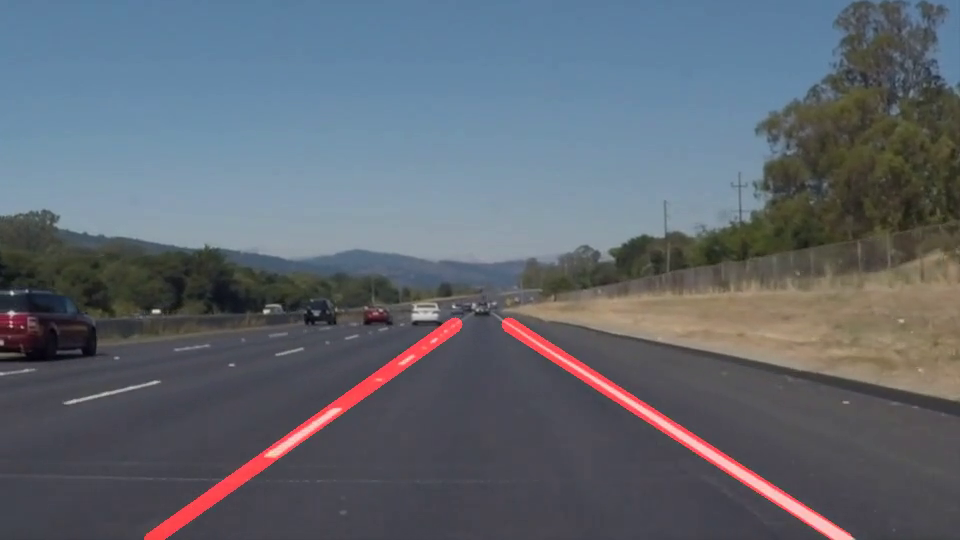
#> input picture frame 22 of white.mp4, 960 x 540 px, given in place of udc_sdc2.avi, which was not available
$ python P1_cont.py
#> lines starting #> are read from the running program, lines starting #| are printed output that depends on the picture; after the words box and inside, x2 and y2 are one past the last pixel; in counts of white or black regions, pixels touching at a corner belong together; pictures that were not available may be replaced by others from this repository, and a replacement may not be noted
#importing some useful packages
import matplotlib.pyplot as plt
import matplotlib.image as mpimg
import numpy as np
import cv2

import math

left_lane_prior = [None,None]
right_lane_prior = [None,None]
points_left_prior = []
points_right_prior = []


# [6 lines left out: function grayscale, not called in this run]
    # Or use BGR2GRAY if you read an image with cv2.imread()
    # return cv2.cvtColor(img, cv2.COLOR_BGR2GRAY)

def canny(img, low_threshold, high_threshold):
    """Applies the Canny transform"""
    return cv2.Canny(img, low_threshold, high_threshold)

def gaussian_blur(img, kernel_size):
    """Applies a Gaussian Noise kernel"""
    return cv2.GaussianBlur(img, (kernel_size, kernel_size), 0)

def region_of_interest(img, vertices):
    """
    Applies an image mask.

    Only keeps the region of the image defined by the polygon
    formed from `vertices`. The rest of the image is set to black.
    """
    #defining a blank mask to start with
    mask = np.zeros_like(img)

    #defining a 3 channel or 1 channel color to fill the mask with depending on the input image
    if len(img.shape) > 2:
        channel_count = img.shape[2]  # i.e. 3 or 4 depending on your image
        ignore_mask_color = (255,) * channel_count
    else:
        ignore_mask_color = 255

    #filling pixels inside the polygon defined by "vertices" with the fill color
    cv2.fillPoly(mask, vertices, ignore_mask_color)

    #returning the image only where mask pixels are nonzero
    masked_image = cv2.bitwise_and(img, mask)
    return masked_image

# [18 lines left out: function fit_curve, not called in this run]

def fit_average_line(lines, target_x, x_max, y_min, y_max, lane_prior):
    """
    Fit a straight line using the average of lines and mixing with lane_prior

    lane_prior is the prior lines intercept and slope
    """
    mix = 0.2
    lines = np.array(lines)

    if(len(lines) == 0):
        mix = 0
        b_avg = 0
        m_avg  = 0
    else:
        mix = 0.2
        b_list = lines[:,1]
        m_list = lines[:,0]
        b_avg = sum(b_list)/len(b_list)
        m_avg  = sum(m_list)/len(m_list)

    if( lane_prior[0] is not None or lane_prior[1] is not None):
        b_avg = b_avg * mix + lane_prior[1] * (1-mix)
        m_avg = m_avg * mix + lane_prior[0] * (1-mix)

    x_tmp = int(round((y_max-b_avg)/m_avg))
    y_tmp = int(round((m_avg*target_x + b_avg)))

    if(x_tmp < x_max and x_tmp > 0):
        line = [[x_tmp,y_max,int(round((y_min-b_avg)/m_avg)),round(y_min)]]
    else:
        line = [[target_x,y_tmp,int(round((y_min-b_avg)/m_avg)),round(y_min)]]

    return line, m_avg,b_avg


def draw_lines(img, lines, color=[255, 0, 0], thickness=13):
    """
    NOTE: this is the function you might want to use as a starting point once you want to
    average/extrapolate the line segments you detect to map out the full
    extent of the lane (going from the result shown in raw-lines-example.mp4
    to that shown in P1_example.mp4).

    Think about things like separating line segments by their
    slope ((y2-y1)/(x2-x1)) to decide which segments are part of the left
    line vs. the right line.  Then, you can average the position of each of
    the lines and extrapolate to the top and bottom of the lane.

    This function draws `lines` with `color` and `thickness`.
    Lines are drawn on the image inplace (mutates the image).
    If you want to make the lines semi-transparent, think about combining
    this function with the weighted_img() function below
    """
    for line in lines:
        for x1,y1,x2,y2 in line:
            cv2.line(img, (x1, y1), (x2, y2), color, thickness)


# [64 lines left out: functions hough_lines, draw_lane_lines_curved, not called in this run]


def draw_lane_lines_straight(img, rho, theta, threshold, min_line_len, max_line_gap):
    """
    Finds and draw left and right lane lines on a image using straight line model
    """
    lines = cv2.HoughLinesP(img, rho, theta, threshold, np.array([]), minLineLength=min_line_len, maxLineGap=max_line_gap)
    line_img = np.zeros((img.shape[0], img.shape[1], 3), dtype=np.uint8)

    imshape = line_img.shape
    b_left = []
    m_left = []
    b_right = []
    m_right = []
    lane_lines = []

    count = 0
    if(lines is None):
        return line_img
    for line in lines:
        for x1,y1,x2,y2 in line:
            #find slope and intercept
            m = ((y2-y1)/(x2-x1))
            b = y2 - m * x2

            #exclude vertical lines (inf slope) and near horizontal lines
            if(np.isinf(m) or abs(math.atan(m)*180/np.pi) < 15):
                continue
            #sort based on slope value
            if(m < 0):
                b_left.append(b)
                m_left.append(m)
            else:
                b_right.append(b)
                m_right.append(m)

    #get left lane line
    if(len(b_left) > 0 or left_lane_prior[0] is not None):
        linesMB = [[m_left[i],b_left[i]] for i in range(len(b_left))]
        left_line, m_avg, b_avg = fit_average_line(linesMB,0,imshape[1], imshape[0]*0.6,imshape[0],left_lane_prior)
        lane_lines.append(left_line)
        left_lane_prior[0] = m_avg
        left_lane_prior[1] = b_avg
    #get right lane line
    if(len(b_right) > 0 or right_lane_prior[0] is not None):
        linesMB = [[m_right[i],b_right[i]] for i in range(len(b_right))]
        right_line, m_avg, b_avg = fit_average_line(linesMB,imshape[1],imshape[1],imshape[0]*0.6,imshape[0], right_lane_prior)
        lane_lines.append(right_line)
        right_lane_prior[0] = m_avg
        right_lane_prior[1] = b_avg

    draw_lines(line_img, lane_lines)
    return line_img


# Python 3 has support for cool math symbols.

def weighted_img(img, initial_img, alpha=0.8, beta=1., lamda=0.):
    """
    `img` is the output of the hough_lines(), An image with lines drawn on it.
    Should be a blank image (all black) with lines drawn on it.

    `initial_img` should be the image before any processing.

    The result image is computed as follows:


    NOTE: initial_img and img must be the same shape!
    """
    return cv2.addWeighted(initial_img, alpha, img, beta, lamda)

def process_image(image):
    # NOTE: The output you return should be a color image (3 channel) for processing video below
    ysize = image.shape[0]
    himage = cv2.cvtColor(image,cv2.COLOR_RGB2HSV)
    gray = cv2.cvtColor(image,cv2.COLOR_RGB2GRAY)
    hsvs = cv2.split(himage)

    #Use value channel from HSV to better see yellow lane lines
    img = hsvs[2]
    imshape = image.shape

    img = gaussian_blur(img, 5)
    img = canny(img,50,150)
    vertices = np.array([[(0,imshape[0]),(imshape[1]*0.48, imshape[0]*0.6), (imshape[1]*0.52, imshape[0]*0.6), (imshape[1],imshape[0])]], dtype=np.int32)
    img = region_of_interest(img, vertices)

    #Function for drawing lanes lines using Hough Transform
    img = draw_lane_lines_straight(img,1, np.pi * 1/180, 50, 50, 90)

    result = weighted_img(img, image, alpha=0.8, beta=0.9, lamda=0.0)

    return result


def main():
    cap = cv2.VideoCapture('udc_sdc2.avi')

    while(cap.isOpened()):
        # Capture frame-by-frame
        ret, frame = cap.read()
#> frame is the input picture: shape (540, 960, 3); mean B, G, R 112.7, 103.2, 96.4
        img = process_image(frame)
#> in process_image, `gray = cv2.cvtColor(image,cv2.COLOR_RGB2GRAY)`:
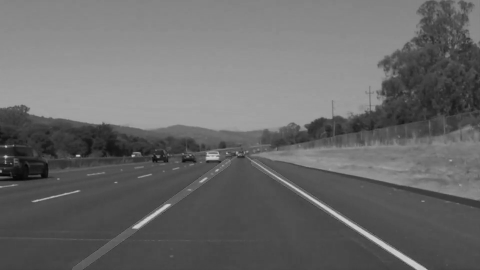
#> gray: shape (540, 960) (shown at 1/2 size); min 3, max 213, mean 105.2
#> in process_image, `img = hsvs[2]`:
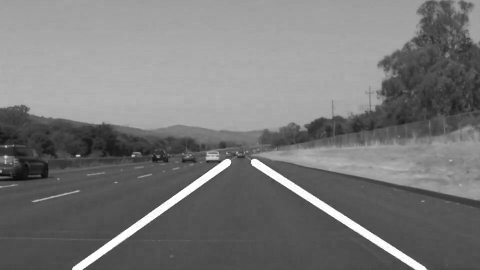
#> img: shape (540, 960) (shown at 1/2 size); min 8, max 255, mean 120.5
#> in canny, `return cv2.Canny(img, low_threshold, high_threshold)`:
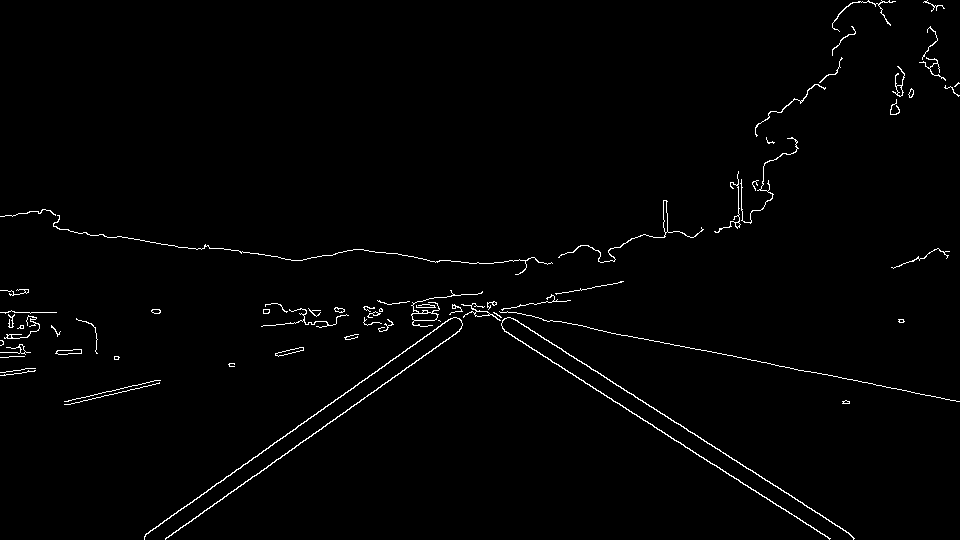
#> returned value: shape (540, 960); 1.3% white in thin lines or dots
#> in region_of_interest, `cv2.fillPoly(mask, vertices, ignore_mask_color)`:
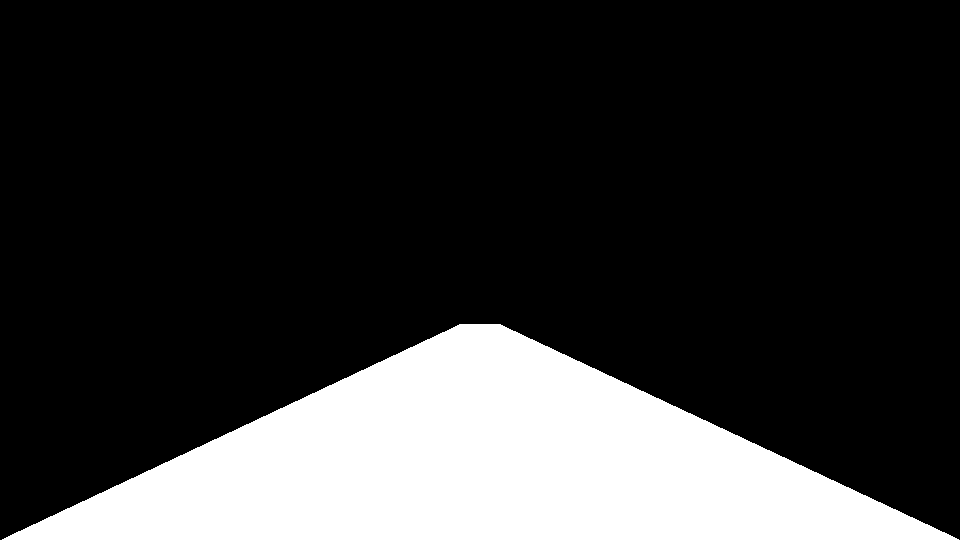
#> mask: shape (540, 960); 20.8% white; 1 white region, box (x1, y1, x2, y2) and area: (2, 324, 959, 540) 107919
#> in region_of_interest, `masked_image = cv2.bitwise_and(img, mask)`:
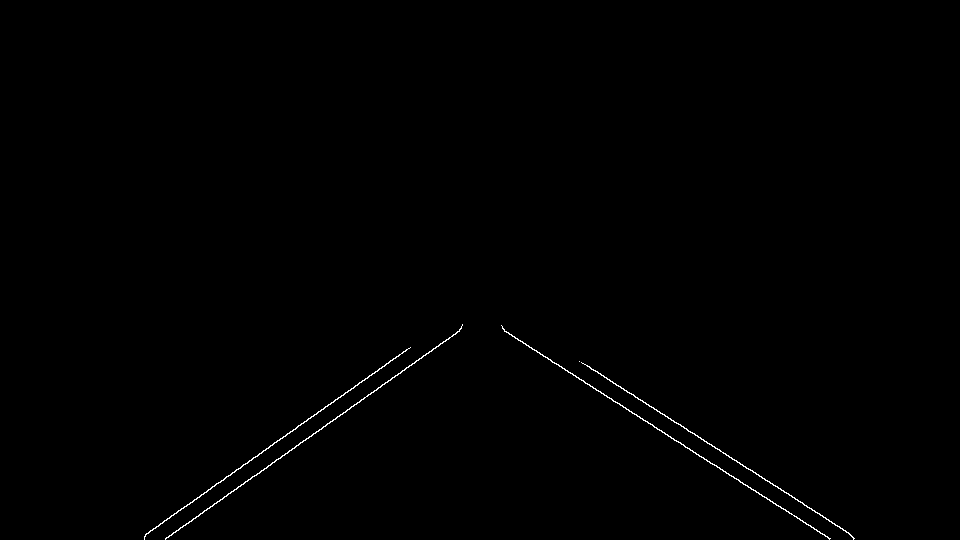
#> masked_image: shape (540, 960); 0.38% white in thin lines or dots, all inside (x1, y1, x2, y2) = (144, 324, 855, 540)
#> in draw_lane_lines_straight, `lines = cv2.HoughLinesP(img, rho, theta, threshold, np.array([]), minL..`: lines = [[165, 538, 400, 373], [146, 533, 409, 348], [502, 328, 762, 496], [587, 365, 854, 538], [351, 406, 461, 328], [664, 414, 852, 536], [652, 424, 829, 539], [298, 425, 408, 348], [145, 535, 268, 448], [579, 361, 674, 422], [204, 510, 459, 331], [503, 329, 685, 447]]
#> the loop in draw_lane_lines_straight, `for line in lines:` made 12 passes
#> after the loop in draw_lane_lines_straight, `for line in lines:`: b_left = [653.9, 635.7, 654.9, 633.6, 637.6, 653.2]; b_right = [3.63, -15.34, -16.89, 0.384, -10.78, 2.88]; m_left = [-0.702, -0.703, -0.709, -0.7, -0.707, -0.702]; m_right = [0.646, 0.648, 0.649, 0.65, 0.642, 0.648]
#> in draw_lane_lines_straight, `linesMB = [[m_left[i],b_left[i]] for i in range(len(b_left))]`: linesMB = [[-0.702, 653.9], [-0.703, 635.7], [-0.709, 654.9], [-0.7, 633.6], [-0.707, 637.6], [-0.702, 653.2]]
#> in fit_average_line, `lines = np.array(lines)`: lines has the same summary as linesMB in draw_lane_lines_straight
#> in fit_average_line, `b_list = lines[:,1]`: b_list = [653.9, 635.7, 654.9, 633.6, 637.6, 653.2]
#> in fit_average_line, `m_list = lines[:,0]`: m_list = [-0.702, -0.703, -0.709, -0.7, -0.707, -0.702]
#> in fit_average_line, `b_avg = sum(b_list)/len(b_list)`: b_avg = 644.8
#> in fit_average_line, `m_avg  = sum(m_list)/len(m_list)`: m_avg = -0.704
#> in fit_average_line, `x_tmp = int(round((y_max-b_avg)/m_avg))`: x_tmp = 149
#> in fit_average_line, `y_tmp = int(round((m_avg*target_x + b_avg)))`: y_tmp = 645
#> in fit_average_line, `line = [[x_tmp,y_max,int(round((y_min-b_avg)/m_avg)),round(y_min)]]`: line = [[149, 540, 456, 324]]
#> in draw_lane_lines_straight, `left_line, m_avg, b_avg = fit_average_line(linesMB,0,imshape[1], imsha..`: m_avg = -0.704; b_avg = 644.8
#> in draw_lane_lines_straight, `linesMB = [[m_right[i],b_right[i]] for i in range(len(b_right))]`: linesMB = [[0.646, 3.63], [0.648, -15.34], [0.649, -16.89], [0.65, 0.384], [0.642, -10.78], [0.648, 2.88]]
#> in draw_lane_lines_straight, `right_line, m_avg, b_avg = fit_average_line(linesMB,imshape[1],imshape..`: right_line = [[844, 540, 510, 324]]; m_avg = 0.647; b_avg = -6.02
#> the loop in draw_lines, `for line in lines:` made 2 passes
#> after the loop in draw_lines, `for line in lines:`:
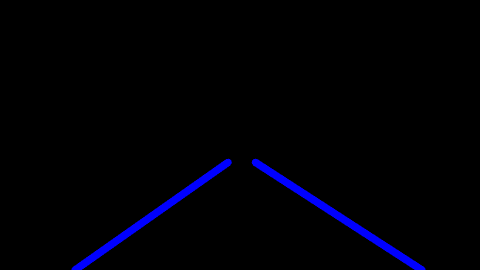
#> img: shape (540, 960, 3) (shown at 1/2 size); mean of channels 0, 1, 2 5.8, 0, 0; drawn as B, G, R
#> in weighted_img, `return cv2.addWeighted(initial_img, alpha, img, beta, lamda)`:
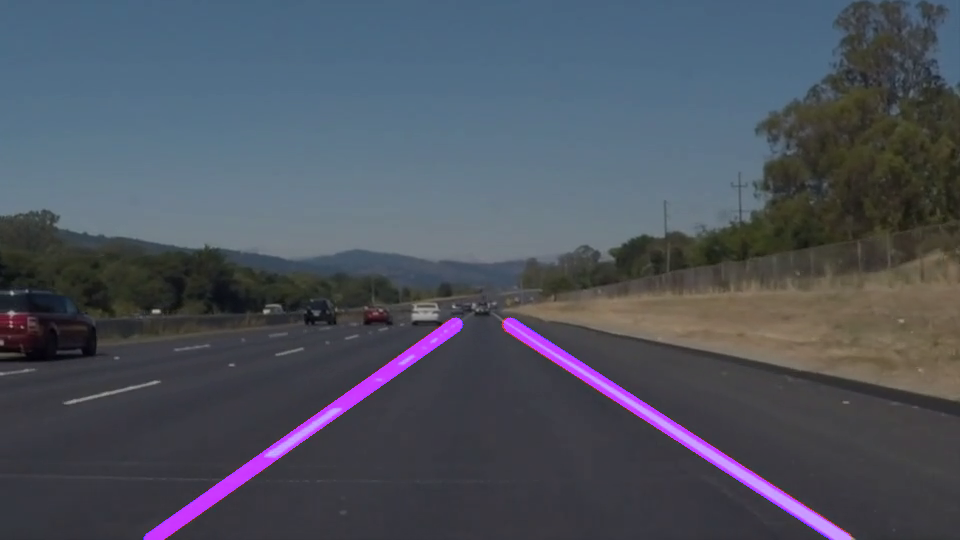
#> returned value: shape (540, 960, 3); mean of channels 0, 1, 2 93.8, 82.5, 77.1; drawn as B, G, R
        plt.imshow(img)
        cv2.waitKey(1)
        if cv2.waitKey(1) & 0xFF == ord('q'):
#> (key q is pressed here)
            break

    cap.release()
    cv2.destroyAllWindows()


if __name__ == '__main__':
    main()

$ run again, starting later in the video
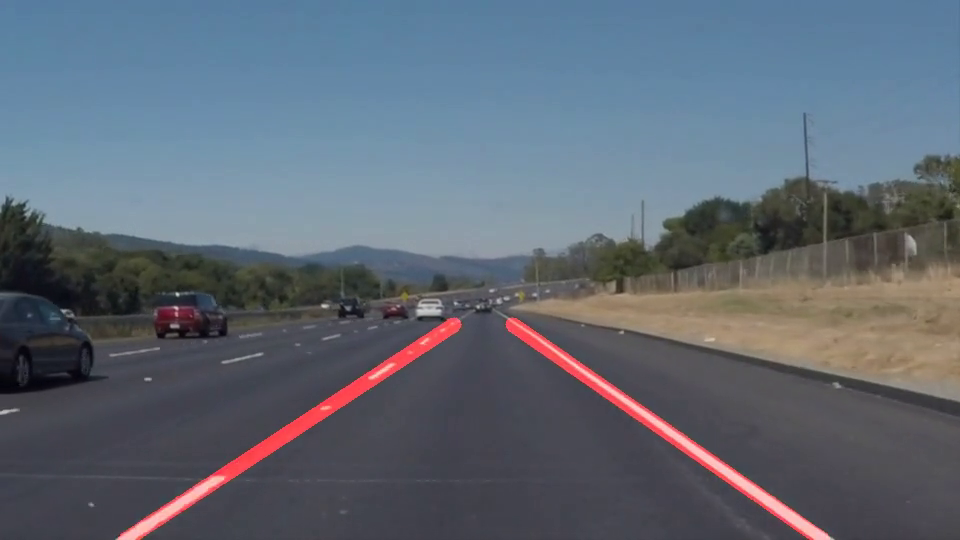
#> input picture frame 99 of white.mp4, 960 x 540 px, given in place of udc_sdc2.avi, which was not available
#> in main, frame is the input picture: shape (540, 960, 3); mean B, G, R 116.1, 104.5, 95.6
#> himage: shape (540, 960, 3); mean H, S, V 45.9, 61.8, 122.9
#> mask: shape (540, 960); 20.8% white; 1 white region, box (x1, y1, x2, y2) and area: (2, 324, 959, 540) 107919
#> in region_of_interest, `masked_image = cv2.bitwise_and(img, mask)`:
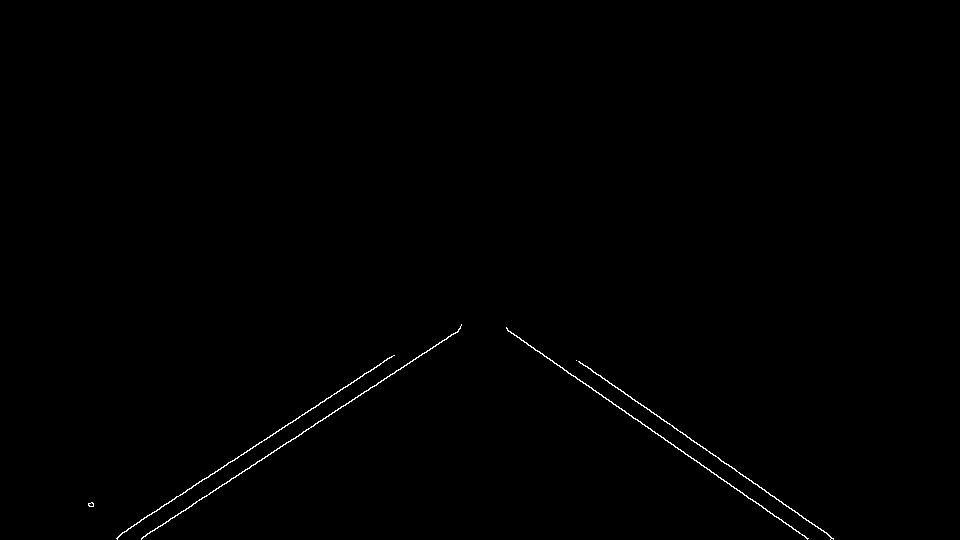
#> masked_image: shape (540, 960); 0.38% white in thin lines or dots, all inside (x1, y1, x2, y2) = (88, 324, 834, 540)
#> in draw_lane_lines_straight, `lines = cv2.HoughLinesP(img, rho, theta, threshold, np.array([]), minL..`: lines = [[193, 503, 458, 330], [587, 366, 833, 538], [506, 328, 807, 538], [122, 532, 394, 355], [507, 329, 807, 539], [578, 361, 833, 539], [141, 538, 376, 385], [120, 534, 370, 371]]
#> the loop in draw_lane_lines_straight, `for line in lines:` made 8 passes
#> after the loop in draw_lane_lines_straight, `for line in lines:`: b_left = [629, 611.4, 629.8, 612.2]; b_right = [-44.42, -25.02, -25.9, -42.47]; m_left = [-0.653, -0.651, -0.651, -0.652]; m_right = [0.699, 0.698, 0.7, 0.698]
#> in draw_lane_lines_straight, `linesMB = [[m_left[i],b_left[i]] for i in range(len(b_left))]`: linesMB = [[-0.653, 629], [-0.651, 611.4], [-0.651, 629.8], [-0.652, 612.2]]
#> in fit_average_line, `lines = np.array(lines)`: lines has the same summary as linesMB in draw_lane_lines_straight
#> b_list = [629, 611.4, 629.8, 612.2]
#> m_list = [-0.653, -0.651, -0.651, -0.652]
#> in fit_average_line, `b_avg = sum(b_list)/len(b_list)`: b_avg = 620.6
#> in fit_average_line, `m_avg  = sum(m_list)/len(m_list)`: m_avg = -0.652
#> x_tmp = 124
#> y_tmp = 621
#> in fit_average_line, `line = [[x_tmp,y_max,int(round((y_min-b_avg)/m_avg)),round(y_min)]]`: line = [[124, 540, 455, 324]]
#> in draw_lane_lines_straight, `left_line, m_avg, b_avg = fit_average_line(linesMB,0,imshape[1], imsha..`: m_avg = -0.652; b_avg = 620.6
#> in draw_lane_lines_straight, `linesMB = [[m_right[i],b_right[i]] for i in range(len(b_right))]`: linesMB = [[0.699, -44.42], [0.698, -25.02], [0.7, -25.9], [0.698, -42.47]]
#> in draw_lane_lines_straight, `right_line, m_avg, b_avg = fit_average_line(linesMB,imshape[1],imshape..`: right_line = [[822, 540, 513, 324]]; m_avg = 0.699; b_avg = -34.45
#> the loop in draw_lines, `for line in lines:` made 2 passes
#> in weighted_img, `return cv2.addWeighted(initial_img, alpha, img, beta, lamda)`:
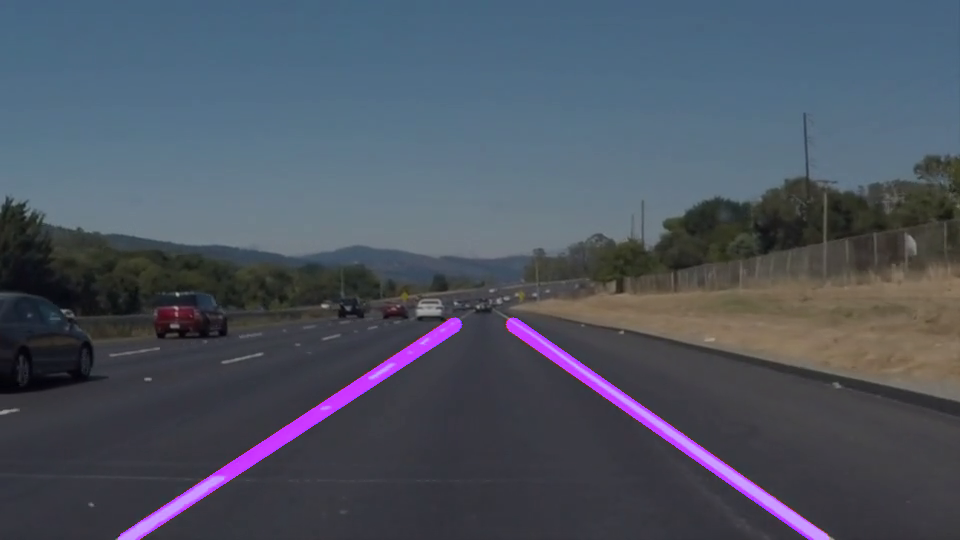
#> returned value: shape (540, 960, 3); mean of channels 0, 1, 2 96.5, 83.6, 76.5; drawn as B, G, R
